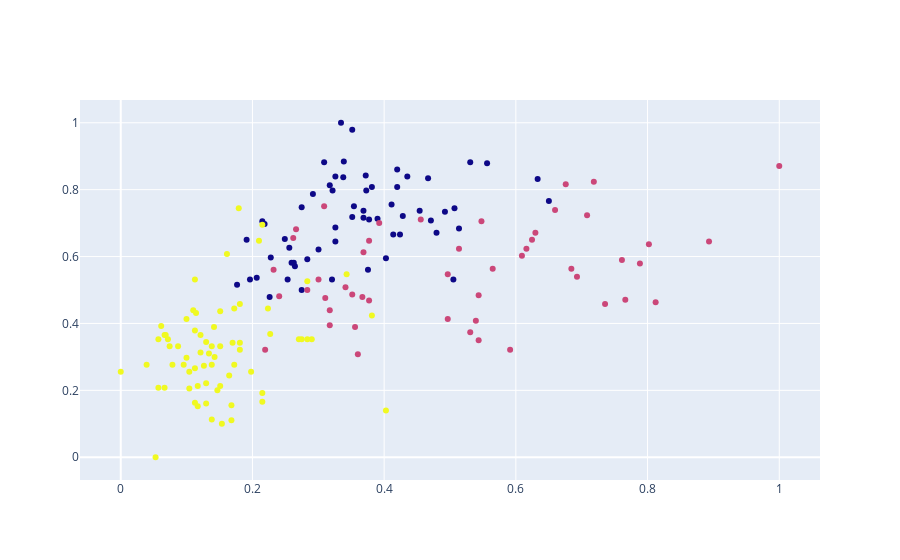

Here is the notebook cell this chart was saved with:
### Code cell
# Reduzindo os grupos e representando graficamente novamente 

agrupador = KMeans(n_clusters=3)
agrupador.fit(df)
labels = agrupador.labels_

fig = go.Figure()
fig.add_trace(go.Scatter(x=df.Intesidade_cor, 
                         y=df.Alcool, 
                         mode='markers', 
                         marker=dict(color=agrupador.labels_.astype(np.float)), 
                         text=labels))
fig.show()

### Figure 1 — Plotly figure (JSON) as saved in the notebook; plotly's stock layout.template omitted (floating-point values rounded to 4 significant figures; data arrays with more than 128 entries replaced by an {"elided": "..."} marker saying what was removed)
{"data": [{"marker": {"color": {"elided": "178 int values"}}, "mode": "markers", "text": {"elided": "178 int values"}, "type": "scatter", "x": {"elided": "178 float values"}, "y": {"elided": "178 float values"}}], "layout": {}}
